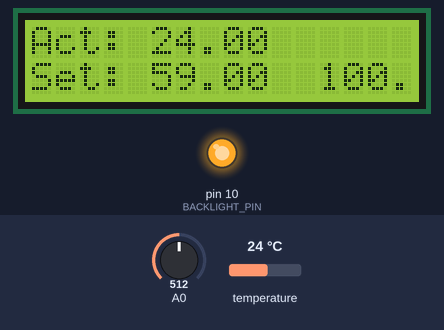
This sketch was run on a simulated Arduino Uno, built with avr-gcc and run on an emulated ATmega328P. On the bench: 16×2 character LCD, output pins drawn as LEDs (lit = HIGH). The test bench sets the inputs (shaded band); at power-on: A0 = 512, temperature 24 °C. Pins used as bus, display or sensor lines are not drawn.

Above: at 1.2 s.
1.3 s: A0 set to 716
At 2.1 s:
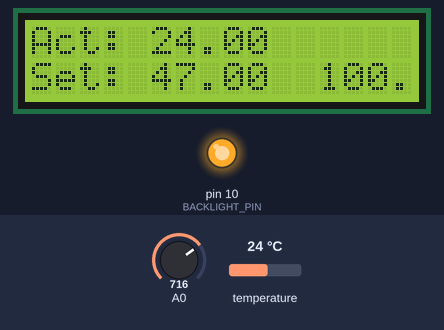
3.0 s: temperature set to 12 °C
At 3.9 s:
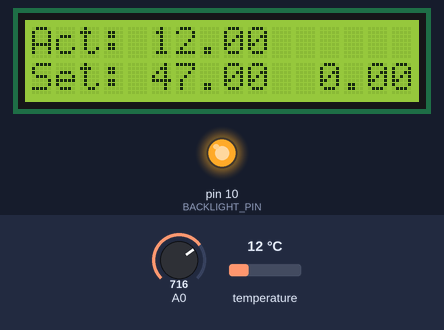
10.0 s: A0 set to 511
At 10.7 s:
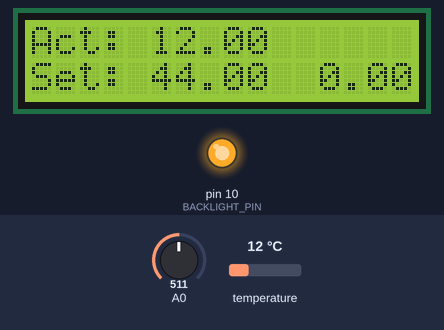
17.0 s: temperature set to 19 °C
At 18.52 s:
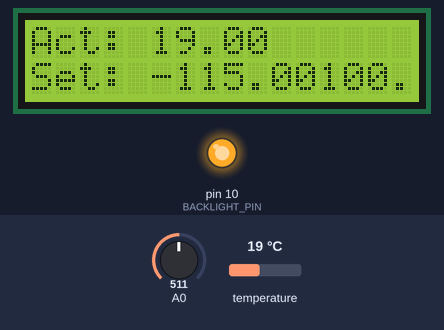
19.8 s: temperature set to 28 °C
At 21.02 s:
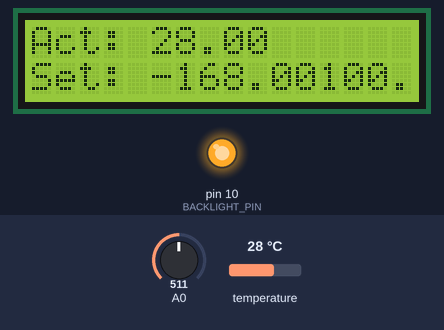
22.3 s: A0 set to 306
At 23.2 s:
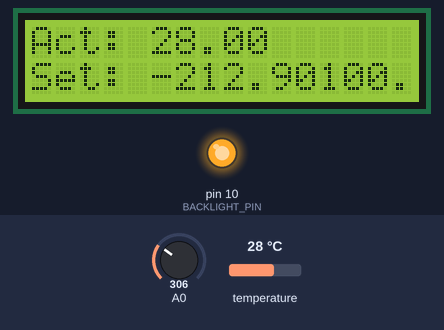
Timing chart, 0 to 24.9 s (numbered marks = the images above; inputs shaded):
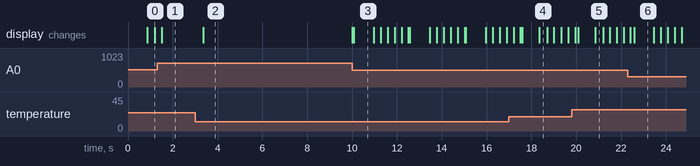

Measured:
- after the input at 3.0 s, the display: changes after 0.35 s (image 2)
- after the input at 10.0 s, the display: first changes at once (image 3 shows a later state)
- what the display in image 3 shows lasts 0.9 s, from 10.1 s to 11.0 s

The sketch:

sousVide.ino
```cpp
/*
Arduino powered sous vide controller

Requires:
PID library found at
http://www.arduino.cc/playground/Code/PIDLibrary

dallasTemperature library found at
http://milesburton.com/index.php?title=Dallas_Temperature_Control_Library

Pin configuration:
- LCD pins: 8, 9, 4, 5, 6, 7
- Analog 0: multi-level for buttons
- Backlight control: 10

andy@chiefmarley.com
2/9/2011
Adapted to dfrobot lcd and added transmit of temperature - barnaby@pickle.me.uk
26/2/2013
*/

#include <TimerOne.h>
#include <PID_v1.h>
#include <LiquidCrystal.h>
#include <LCDKeypad.h>
#include <OneWire.h>
#include <DallasTemperature.h>
#include <thgr810.h>

// period in milliseconds
#define UPDATE_INTERVAL 2500
// clock divisor - microseconds - 25ms (OUTPUT_LIMIT = UPDATE_INTERVAL / POLL_INTERVAL)
#define POLL_INTERVAL 25000
#define OUTPUT_LIMIT 100

// PID Parameters
#define PID_P 70
#define PID_I 0
#define PID_D 300

// Data wire is plugged into port 2 on the Arduino
#define ONE_WIRE_BUS 2

// initial set point
#define INITIAL_SET_POINT 60

// pin to trigger relay
#define TRIGGER_PIN 13

// transmitter pin
#define TRANSMIT_CHANNEL 1
#define TRANSMIT_PIN 12
#define TRANSMIT_CODE 0x2b

// pin for backlight control
#define BACKLIGHT_PIN 10

// Setup a oneWire instance
OneWire oneWire(ONE_WIRE_BUS);

// Pass our oneWire reference to Dallas Temperature.
DallasTemperature sensors(&oneWire);

// LCD & Keypad library for dfrobot shield
LCDKeypad lcd;

//Define Variables we'll be connecting to
double setpoint, input, output;

//Specify the links and initial tuning parameters
PID pid(&input, &output, &setpoint, PID_P, PID_I, PID_D, DIRECT, UPDATE_INTERVAL);

Thgr810 sensor(TRANSMIT_CHANNEL, TRANSMIT_PIN, TRANSMIT_CODE);

// Backlight timeout (ms)
#define BACKLIGHT_TIMEOUT 60000
#define REPEAT_INITIAL 300
#define REPEAT_FAST    30
int repeat_delay = 0;

// Moving long 'PWM' window
unsigned long windowStartTime;
unsigned long timeout = 0;
unsigned long buttonRepeat = 0;

void setup()
{
  Timer1.initialize(POLL_INTERVAL);

  //initialize the variables we're linked to
  input = 10;
  setpoint = INITIAL_SET_POINT;
  output = 50;
  pid.SetOutputLimits(0, OUTPUT_LIMIT);
  // Start up the library
  sensors.begin();
  //turn the PID on
  pid.SetMode(AUTOMATIC);
  lcd.begin(16,2);

  pinMode(BACKLIGHT_PIN, OUTPUT);
  digitalWrite(BACKLIGHT_PIN, HIGH);
  timeout = millis() + BACKLIGHT_TIMEOUT;
  pinMode(TRIGGER_PIN, OUTPUT);

  windowStartTime = millis() - UPDATE_INTERVAL;

  Timer1.attachInterrupt(timerInterrupt);
}

void loop()
{
  unsigned long now = millis();
  if (now - windowStartTime > UPDATE_INTERVAL)
  {
    // update readings
    sensors.requestTemperatures(); // Send the command to get temperatures
    input = sensors.getTempCByIndex(0);
    pid.Compute();
    updateLCD();
    transmit();
    windowStartTime += UPDATE_INTERVAL;
  }

  if (now > buttonRepeat) {
    int b = lcd.button();
    switch(b) {
      case KEYPAD_UP:
        setpoint += 0.1;
        break;
      case KEYPAD_DOWN:
        setpoint -= 0.1;
        break;
      case KEYPAD_LEFT:
        setpoint -= 1.0;
        break;
      case KEYPAD_RIGHT:
        setpoint += 1.0;
        break;
    }

    switch(b) {
      case KEYPAD_NONE:
        // reset delay on button repeat
        repeat_delay = REPEAT_INITIAL;
        break;
      default:
        // if a button was pressed, illuminate backlight
        digitalWrite(BACKLIGHT_PIN, HIGH);
        // and reset the backlight timeout
        timeout = now + BACKLIGHT_TIMEOUT;
        // set the next time to check buttons
        buttonRepeat = now + repeat_delay;
        // and set the button repeat to fast
        repeat_delay = REPEAT_FAST;
        updateLCD();
        break;
    }
  }

  if (now > timeout)
    digitalWrite(BACKLIGHT_PIN, LOW);
}

int counter = 0;
void timerInterrupt()
{
  digitalWrite(TRIGGER_PIN, counter < output);
  if (++counter >= OUTPUT_LIMIT)
    counter = 0;
}

void transmit()
{
  // transmit the input temperature as sensor temperature
  // and the output duty as humidity (out of 100)
  sensor.transmit(input, output*100/OUTPUT_LIMIT);
}

void updateLCD()
{
  lcd.clear();
  lcd.print("Act: ");
  lcd.print(input);
  lcd.setCursor(0, 1);
  lcd.print("Set: ");
  lcd.print(setpoint);
  lcd.setCursor(12, 1);
  lcd.print(output);
}
```
